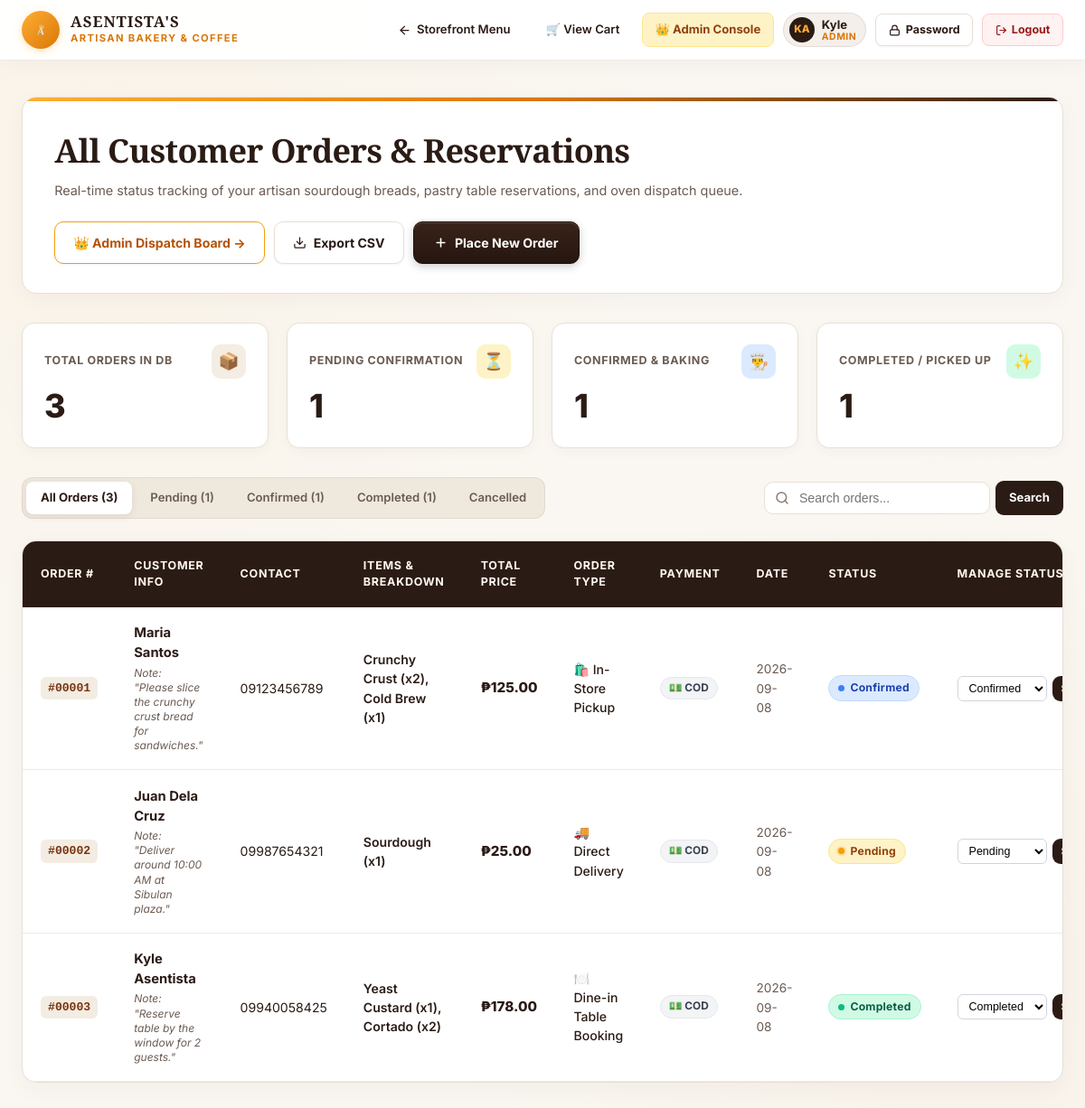
The page /User/dashboard.php (signed in) on the database its author committed.
### tables this page shows
CREATE TABLE `users` (
  `id` INT AUTO_INCREMENT PRIMARY KEY,
  `name` VARCHAR(100) NOT NULL,
  `email` VARCHAR(150) NOT NULL UNIQUE,
  `phone` VARCHAR(30) DEFAULT NULL,
  `password` VARCHAR(255) NOT NULL,
  `role` ENUM('admin', 'customer') DEFAULT 'customer',
  `created_at` TIMESTAMP DEFAULT CURRENT_TIMESTAMP,
  `updated_at` TIMESTAMP DEFAULT CURRENT_TIMESTAMP ON UPDATE CURRENT_TIMESTAMP
);

CREATE TABLE `orders` (
  `id` INT AUTO_INCREMENT PRIMARY KEY,
  `user_id` INT DEFAULT NULL,
  `customer_name` VARCHAR(100) NOT NULL,
  `customer_phone` VARCHAR(30) NOT NULL,
  `item_name` VARCHAR(255) NOT NULL,
  `item_price` DECIMAL(10,2) NOT NULL DEFAULT 0.00,
  `quantity` INT NOT NULL DEFAULT 1,
  `order_type` VARCHAR(50) NOT NULL DEFAULT 'In-Store Pickup',
  `reservation_date` DATE NOT NULL,
  `special_notes` TEXT DEFAULT NULL,
  `status` ENUM('Pending', 'Confirmed', 'Completed', 'Cancelled') NOT NULL DEFAULT 'Pending',
  `created_at` TIMESTAMP DEFAULT CURRENT_TIMESTAMP,
  `updated_at` TIMESTAMP DEFAULT CURRENT_TIMESTAMP ON UPDATE CURRENT_TIMESTAMP,
  CONSTRAINT `fk_orders_user` FOREIGN KEY (`user_id`) REFERENCES `users` (`id`) ON DELETE SET NULL ON UPDATE CASCADE
);

### User/dashboard.php (the view, shortened to what the rows shown need)
<?php
require_once __DIR__ . '/../database/function.php';
$user = getCurrentUser();
$filterStatus = isset($_GET['status']) && !empty($_GET['status']) ? sanitize_input($_GET['status']) : null;
$searchKeyword = isset($_GET['q']) ? sanitize_input($_GET['q']) : '';
if ($user['role'] === 'customer') {
    $orders = searchOrders($pdo, $searchKeyword, $filterStatus, $user['id']);
    $pageTitle = "My Bakery Orders";
} else {
    $orders = searchOrders($pdo, $searchKeyword, $filterStatus, null);
    $pageTitle = "All Customer Orders & Reservations";
}
if ($user['role'] === 'customer') {
    $statOrders = getUserOrders($pdo, $user['id']);
    $statTotalLabel = 'My Total Orders';
    $statPendingLabel = 'Pending Confirmation';
    $statConfirmedLabel = 'Confirmed & Baking';
    $statCompletedLabel = 'Completed / Picked Up';
} else {
    $statOrders = getAllOrders($pdo);
    $statTotalLabel = 'Total Orders in DB';
    $statPendingLabel = 'Pending Confirmation';
    $statConfirmedLabel = 'Confirmed & Baking';
    $statCompletedLabel = 'Completed / Picked Up';
}
$nameParts = explode(' ', trim($user['name']));
$initials = strtoupper(substr($nameParts[0], 0, 1) . (isset($nameParts[1]) ? substr($nameParts[1], 0, 1) : ''));
?>
<!DOCTYPE html>
<html lang="en">
<head>
    <link rel="stylesheet" href="../style.css">
</head>
<body>
    <nav class="dash-nav">
        <div class="dash-nav-container">
            <div class="dash-nav-actions">
                <?php if (isAdmin($pdo)): ?>
                    <a href="../Admin/admin.php" class="nav-link-btn" style="background: #FEF3C7; color: #92400E; border-color: #FDE68A; font-weight: 700;">
                        <span>👑 Admin Console</span>
                    </a>
                <?php endif; ?>
                <?php if ($user): ?>
                    <div class="user-profile-badge">
                        <div class="user-avatar-circle"><?php echo $initials; ?></div>
                        <div class="user-info-text">
                            <span class="user-info-name"><?php echo htmlspecialchars(explode(' ', $user['name'])[0]); ?></span>
                            <span class="user-info-role"><?php echo htmlspecialchars($user['role']); ?></span>
                        </div>
                    </div>
                    <button type="button" onclick="openUserChangePwdModal()" class="btn-pwd-change" title="Change Account Password">
                        <svg width="13" height="13" viewBox="0 0 24 24" fill="none" stroke="currentColor" stroke-width="2.2" stroke-linecap="round" stroke-linejoin="round">
                            <rect x="3" y="11" width="18" height="11" rx="2" ry="2"></rect>
                            <path d="M7 11V7a5 5 0 0 1 10 0v4"></path>
                        </svg>
                        <span>Password</span>
                    </button>
                    <a href="../Login/logout.php" class="btn-logout" title="Sign Out">
                        <svg width="13" height="13" viewBox="0 0 24 24" fill="none" stroke="currentColor" stroke-width="2.2" stroke-linecap="round" stroke-linejoin="round">
                            <path d="M9 21H5a2 2 0 0 1-2-2V5a2 2 0 0 1 2-2h4"></path>
                            <polyline points="16 17 21 12 16 7"></polyline>
                            <line x1="21" y1="12" x2="9" y2="12"></line>
                        </svg>
                        <span>Logout</span>
                    </a>
                <?php else: ?>
                    <a href="../Login/auth.php" class="btn-dash-primary" style="padding: 0.5rem 1rem; font-size: 0.8rem;">
                        <span>Sign In / Register</span>
                    </a>
                <?php endif; ?>
            </div>
        </div>
    </nav>
    <div class="dashboard-content">
        <div class="dash-hero-card">
            <div>
                <h1 class="dash-title"><?php echo $pageTitle; ?></h1>
                <p class="dash-subtitle">
                    Real-time status tracking of your artisan sourdough breads, pastry table reservations, and oven dispatch queue.
                </p>
            </div>
        </div>
        <div class="dash-stats-grid">
            <div class="kpi-card kpi-total">
                <div class="kpi-top-row">
                    <span class="kpi-label"><?php echo htmlspecialchars($statTotalLabel); ?></span>
                    <div class="kpi-badge-icon">📦</div>
                </div>
            </div>
            <div class="kpi-card kpi-pending">
                <div class="kpi-top-row">
                    <span class="kpi-label"><?php echo htmlspecialchars($statPendingLabel); ?></span>
                    <div class="kpi-badge-icon">⏳</div>
                </div>
            </div>
            <div class="kpi-card kpi-confirmed">
                <div class="kpi-top-row">
                    <span class="kpi-label"><?php echo htmlspecialchars($statConfirmedLabel); ?></span>
                    <div class="kpi-badge-icon">👨‍🍳</div>
                </div>
            </div>
            <div class="kpi-card kpi-completed">
                <div class="kpi-top-row">
                    <span class="kpi-label"><?php echo htmlspecialchars($statCompletedLabel); ?></span>
                    <div class="kpi-badge-icon">✨</div>
                </div>
            </div>
        </div>
        <div class="dash-table-card">
            <?php if (empty($orders)): ?>
                <div style="padding: 4.5rem 2rem; text-align: center;">
                    <span style="font-size: 3rem; display: block; margin-bottom: 1rem;">🥖</span>
                    <h3 style="font-family: var(--font-serif); font-size: 1.4rem; color: var(--dash-brown); margin: 0 0 0.5rem 0;">No Orders Found</h3>
                    <p style="color: var(--dash-text-muted); font-size: 0.9rem; margin-bottom: 1.5rem;">
                        No past orders or reservations match your current filter criteria.
                    </p>
                    <a href="../index.php#bread-menu" class="btn-dash-primary">
                        Browse Fresh Bakery Menu &rarr;
                    </a>
                </div>
            <?php else: ?>
                <table class="modern-table">
                    <thead>
                        <tr>
                            <th>Order #</th>
                            <th>Customer Info</th>
                            <th>Contact</th>
                            <th>Items & Breakdown</th>
                            <th>Total Price</th>
                            <th>Order Type</th>
                            <th>Payment</th>
                            <th>Date</th>
                            <th>Status</th>
                            <th>Manage Status</th>
                        </tr>
                    </thead>
                    <tbody>
                        <?php foreach ($orders as $row): ?>
                            <tr>
                                <td>
                                    <span class="order-id-tag">#<?php echo str_pad($row['id'], 5, '0', STR_PAD_LEFT); ?></span>
                                </td>
                                <td>
                                    <div class="customer-title-block">
                                        <strong><?php echo htmlspecialchars($row['customer_name']); ?></strong>
                                        <?php if (!empty($row['special_notes'])): ?>
                                            <div class="customer-notes-bubble">
                                                Note: "<?php echo htmlspecialchars($row['special_notes']); ?>"
                                            </div>
                                        <?php endif; ?>
                                    </div>
                                </td>
                                <td><?php echo htmlspecialchars($row['customer_phone']); ?></td>
                                <td>
                                    <span style="font-weight: 600;"><?php echo htmlspecialchars($row['item_name']); ?></span>
                                </td>
                                <td>
                                    <span class="price-text">₱<?php echo number_format($row['item_price'], 2); ?></span>
                                </td>
                                <td>
                                    <span style="font-weight: 500;">
                                        <?php
                                        $type = $row['order_type'];
                                        $icon = strpos($type, 'Pickup') !== false ? '🛍️ ' : (strpos($type, 'Dine') !== false ? '🍽️ ' : '🚚 ');
                                        echo $icon . htmlspecialchars($type);
                                        ?>
                                    </span>
                                </td>
                                <td>
                                    <?php
                                        $pmBadgeBg = '#F3F4F6';
                                        $pmBadgeColor = '#374151';
                                        $pmBadgeBorder = '#E5E7EB';
                                        $pmText = '💵 COD';
                                    ?>
                                    <span style="display: inline-flex; align-items: center; gap: 4px; padding: 3px 9px; border-radius: 999px; font-size: 0.74rem; font-weight: 700; background: <?php echo $pmBadgeBg; ?>; color: <?php echo $pmBadgeColor; ?>; border: 1px solid <?php echo $pmBadgeBorder; ?>; white-space: nowrap;">
                                        <?php echo $pmText; ?>
                                    </span>
                                </td>
                                <td>
                                    <span style="color: var(--dash-text-muted); font-size: 0.85rem;">
                                        <?php echo htmlspecialchars($row['reservation_date']); ?>
                                    </span>
                                </td>
                                <td>
                                    <span class="pill-status pill-<?php echo htmlspecialchars($row['status']); ?>">
                                        <span class="pill-status-dot"></span>
                                        <span><?php echo htmlspecialchars($row['status']); ?></span>
                                    </span>
                                </td>
                                <td>
                                    <?php if (isAdmin()): ?>
                                        <form method="POST" action="dashboard.php" style="display: flex; align-items: center; gap: 6px; margin: 0;">
                                            <select name="new_status" style="padding: 5px 8px; font-size: 0.78rem; border: 1px solid #D1D5DB; border-radius: 6px; background: #FFF;">
                                                <option value="Pending" <?php echo $row['status'] === 'Pending' ? 'selected' : ''; ?>>Pending</option>
                                                <option value="Confirmed" <?php echo $row['status'] === 'Confirmed' ? 'selected' : ''; ?>>Confirmed</option>
                                                <option value="Completed" <?php echo $row['status'] === 'Completed' ? 'selected' : ''; ?>>Completed</option>
                                            </select>
                                            <button type="submit" class="btn-search-submit" style="padding: 5px 10px; font-size: 0.75rem; margin: 0;">Save</button>
                                        </form>
                                    <?php else: ?>
                                        <span style="font-size: 0.78rem; color: #9CA3AF; font-style: italic;">
                                            Customer Order
                                        </span>
                                    <?php endif; ?>
                                </td>
                            </tr>
                        <?php endforeach; ?>
                    </tbody>
                </table>
            <?php endif; ?>
        </div>
    </div>
</body>
</html>

### rows shown on the page
users: name "KA", name "Kyle", role "ADMIN", role "All Customer Orders & Reservations", role "TOTAL ORDERS IN DB", role "PENDING CONFIRMATION", role "CONFIRMED & BAKING", role "COMPLETED / PICKED UP"
orders: id "00001", customer_name "Maria Santos", special_notes "Please slice the crunchy crust bread for sandwiches.", customer_phone "09123456789", item_name "Crunchy Crust (x2), Cold Brew (x1)", item_price "125.00", order_type "🛍️", order_type "In-Store Pickup", pmText "💵 COD", reservation_date "2026-09-08", status "Confirmed", new_status "Confirmed"
orders: id "00002", customer_name "Juan Dela Cruz", special_notes "Deliver around 10:00 AM at Sibulan plaza.", customer_phone "09987654321", item_name "Sourdough (x1)", item_price "25.00", order_type "🚚", order_type "Direct Delivery", pmText "💵 COD", reservation_date "2026-09-08", status "Pending", new_status "Pending"
orders: id "00003", customer_name "Kyle Asentista", special_notes "Reserve table by the window for 2 guests.", customer_phone "09940058425", item_name "Yeast Custard (x1), Cortado (x2)", item_price "178.00", order_type "🍽️", order_type "Dine-in Table Booking", pmText "💵 COD", reservation_date "2026-09-08", status "Completed", new_status "Completed"

### other values the page prints
$totalCount "3"
$pendingCount "1"
$confirmedCount "1"
$completedCount "1"
